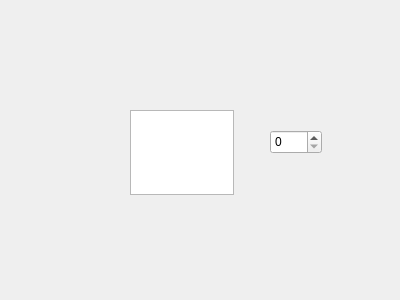
<?xml version="1.0" encoding="UTF-8"?>
<ui version="4.0">
 <class>Widget</class>
 <widget class="QWidget" name="Widget">
  <property name="geometry">
   <rect>
    <x>0</x>
    <y>0</y>
    <width>400</width>
    <height>300</height>
   </rect>
  </property>
  <property name="windowTitle">
   <string>Widget</string>
  </property>
  <widget class="QTextEdit" name="textEdit">
   <property name="geometry">
    <rect>
     <x>130</x>
     <y>110</y>
     <width>104</width>
     <height>85</height>
    </rect>
   </property>
  </widget>
  <widget class="QSpinBox" name="spinBox">
   <property name="geometry">
    <rect>
     <x>270</x>
     <y>130</y>
     <width>52</width>
     <height>24</height>
    </rect>
   </property>
  </widget>
 </widget>
 <layoutdefault spacing="6" margin="11"/>
 <resources/>
 <connections/>
</ui>
